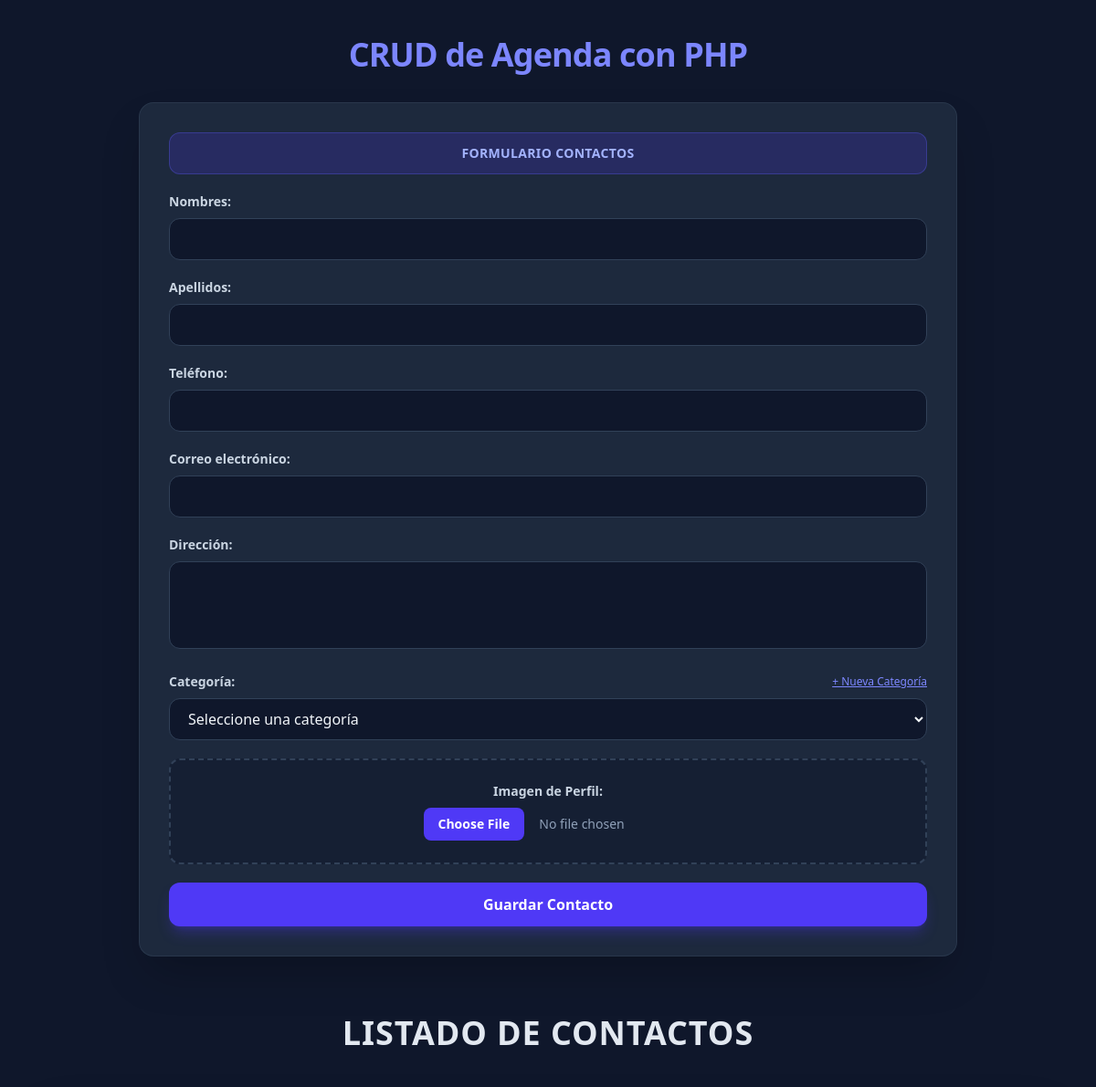
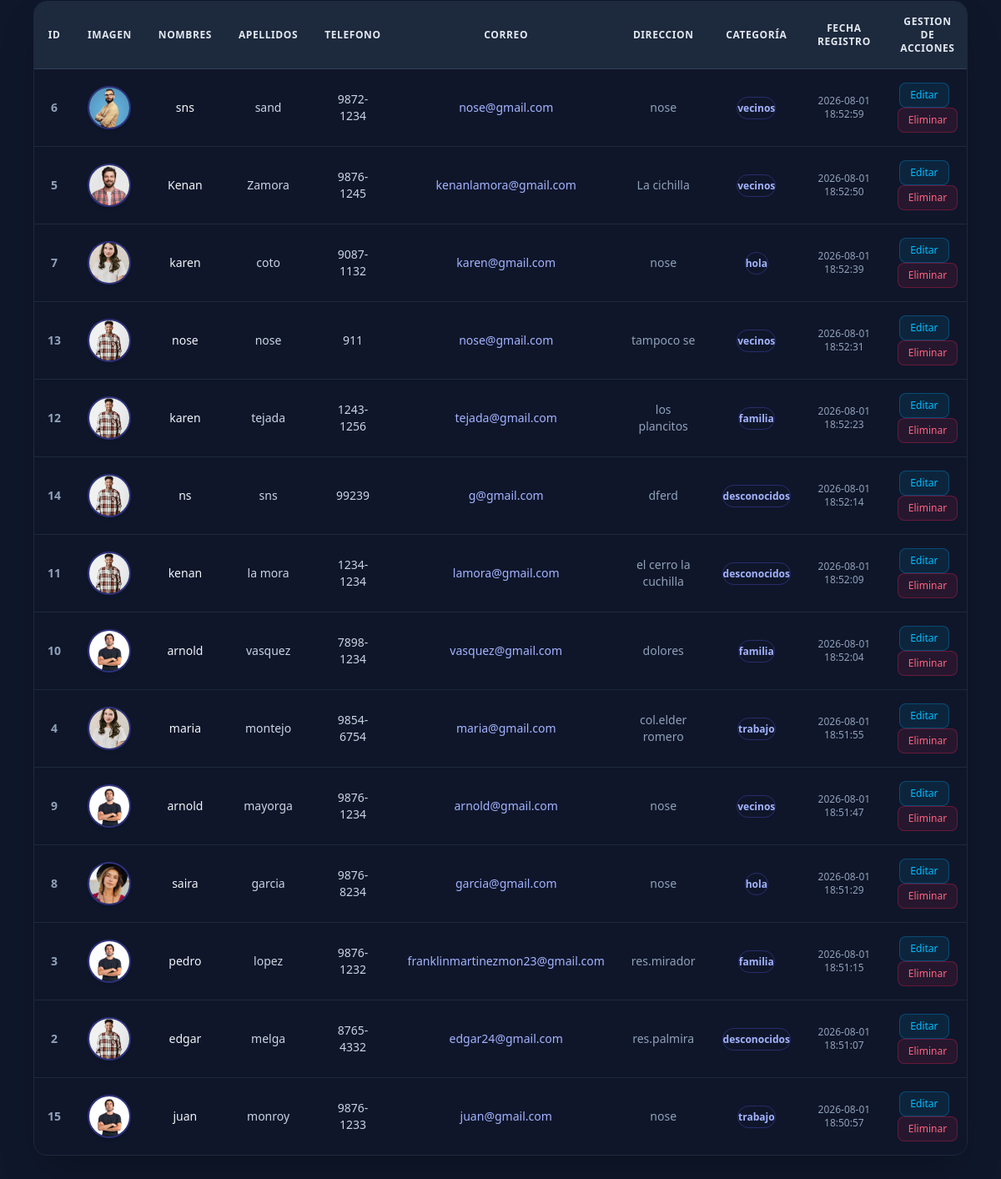
The page / on the database its author committed (2 pictures, top to bottom).
### tables this page shows
CREATE TABLE `contactos` (
  `id` int(11) NOT NULL,
  `nombres` varchar(100) NOT NULL,
  `apellidos` varchar(100) NOT NULL,
  `telefono` varchar(20) NOT NULL,
  `correo` varchar(150) NOT NULL,
  `direccion` varchar(200) NOT NULL,
  `fecha_registro` timestamp NOT NULL DEFAULT current_timestamp() ON UPDATE current_timestamp(),
  `imagen` varchar(255) DEFAULT NULL,
  `nombre_categoria` varchar(50) NOT NULL
);

### app/controllers/listar.php (called while the page is built)
<?php
require_once "../bd/conexion.php";
try {
    $sql = "SELECT * FROM contactos ORDER BY fecha_registro DESC";
    $stmt = $conexion->prepare($sql);
    $stmt->execute();
    $contactos = $stmt->fetchAll(PDO::FETCH_ASSOC);
} catch(PDOException $e) {
    die("Error al listar Contactos: " . $e->getMessage());
}
?>

### public/index.php (the view, shortened to what this page needs)
<!DOCTYPE html>
<html lang="en">
<head>
    <link rel="stylesheet" href="../src/output.css">
</head>
<body class="bg-slate-900 min-h-screen p-6 md:p-10 flex flex-col text-slate-100 font-sans">
    <div class="max-w-4xl w-full mx-auto mb-8 text-center sm:text-left">
        <h1 class="text-3xl md:text-4xl font-extrabold tracking-tight text-indigo-400">CRUD de Agenda con PHP</h1>
    </div>
    <div class="bg-slate-800 border border-slate-700/60 max-w-4xl w-full mx-auto p-6 md:p-8 rounded-2xl shadow-2xl flex flex-col text-slate-200 mb-12">
        <form action="../app/controllers/guardar.php" method="post" class="w-full space-y-5 flex flex-col" enctype="multipart/form-data">
            <p class="bg-indigo-600/20 border border-indigo-500/30 text-indigo-300 rounded-xl p-3 uppercase font-bold text-center tracking-wide text-sm">Formulario Contactos</p>
            <div>
                <label for="nombre" class="block text-sm font-semibold mb-2 text-slate-300">Nombres:</label>
                <input type="text" class="w-full bg-slate-900 border border-slate-700 rounded-xl px-4 py-2.5 text-slate-100 focus:outline-none focus:ring-2 focus:ring-indigo-500 focus:border-indigo-500 transition-all" name="nombre" id="nombre" required>
            </div>
            <div>
                <label for="apellido" class="block text-sm font-semibold mb-2 text-slate-300">Apellidos:</label>
                <input type="text" class="w-full bg-slate-900 border border-slate-700 rounded-xl px-4 py-2.5 text-slate-100 focus:outline-none focus:ring-2 focus:ring-indigo-500 focus:border-indigo-500 transition-all" name="apellido" id="apellido" required>
            </div>
            <div>
                <label for="telefono" class="block text-sm font-semibold mb-2 text-slate-300">Teléfono:</label>
                <input type="text" class="w-full bg-slate-900 border border-slate-700 rounded-xl px-4 py-2.5 text-slate-100 focus:outline-none focus:ring-2 focus:ring-indigo-500 focus:border-indigo-500 transition-all" name="telefono" id="telefono" required>
            </div>
            <div>
                <label for="email" class="block text-sm font-semibold mb-2 text-slate-300">Correo electrónico:</label>
                <input type="email" class="w-full bg-slate-900 border border-slate-700 rounded-xl px-4 py-2.5 text-slate-100 focus:outline-none focus:ring-2 focus:ring-indigo-500 focus:border-indigo-500 transition-all" name="correo" id="email" required>
            </div>
            <div>
                <label for="direccion" class="block text-sm font-semibold mb-2 text-slate-300">Dirección:</label>
                <textarea class="w-full bg-slate-900 border border-slate-700 rounded-xl px-4 py-2.5 text-slate-100 focus:outline-none focus:ring-2 focus:ring-indigo-500 focus:border-indigo-500 transition-all resize-none h-24" name="direccion" id="direccion" required></textarea>
            </div>
            <div>
                <div class="flex justify-between items-center mb-2">
                    <label for="categoria" class="block text-sm font-semibold text-slate-300">Categoría:</label>
                    <a href="../app/view/mostrar_categoria.php" class="text-xs text-indigo-400 hover:text-indigo-300 underline font-medium transition-colors">
                        + Nueva Categoría
                    </a>
                </div>
                <select name="nombre_categoria" id="categoria" class="w-full bg-slate-900 border border-slate-700 rounded-xl px-4 py-2.5 text-slate-100 focus:outline-none focus:ring-2 focus:ring-indigo-500 focus:border-indigo-500 transition-all cursor-pointer" required>
                    <option value="" disabled selected>Seleccione una categoría</option>
                </select>
            </div>
            <div class="flex flex-col items-center justify-center border-2 border-dashed border-slate-700 hover:border-indigo-500/50 p-6 rounded-xl cursor-pointer bg-slate-900/50 hover:bg-slate-900 transition-all">
                <label for="imagen" class="block w-full text-center text-sm font-semibold mb-2 text-slate-300 cursor-pointer">Imagen de Perfil:</label>
                <input type="file" id="imagen" name="imagen" accept="image/*" class="text-sm text-slate-400 file:mr-4 file:py-2 file:px-4 file:rounded-lg file:border-0 file:text-sm file:font-semibold file:bg-indigo-600 file:text-white hover:file:bg-indigo-500 cursor-pointer" required>
            </div>
            <button type="submit" class="w-full bg-indigo-600 hover:bg-indigo-500 text-white font-bold py-3 px-6 rounded-xl shadow-lg shadow-indigo-600/30 transition-all cursor-pointer">Guardar Contacto</button>
        </form>
    </div>
    <div class="max-w-7xl mx-auto rounded-2xl text-center w-full">
        <h2 class="text-3xl md:text-4xl p-4 font-extrabold text-slate-200 uppercase tracking-wide mb-6">Listado de Contactos</h2>
        <?php require_once "../app/controllers/listar.php"; ?>
        <?php if (empty($contactos)): ?>
            <p class="bg-slate-800 border border-slate-700 p-6 rounded-xl font-medium text-slate-400 max-w-md mx-auto">No Hay Contactos Registrados</p>
        <?php else: ?>
            <div class="overflow-x-auto shadow-2xl rounded-2xl border border-slate-800">
                <table class="w-full text-center border-collapse">
                    <thead class="bg-slate-800 text-slate-200 uppercase text-xs tracking-wider border-b border-slate-700">
                        <tr>
                            <th class="px-4 py-4 font-bold">Id</th>
                            <th class="px-4 py-4 font-bold">Imagen</th>
                            <th class="px-4 py-4 font-bold">Nombres</th>
                            <th class="px-4 py-4 font-bold">Apellidos</th>
                            <th class="px-4 py-4 font-bold">Telefono</th>
                            <th class="px-4 py-4 font-bold">Correo</th>
                            <th class="px-4 py-4 font-bold">Direccion</th>
                            <th class="px-4 py-4 font-bold">Categoría</th>
                            <th class="px-4 py-4 font-bold">Fecha Registro</th>
                            <th class="px-4 py-4 font-bold">Gestion de Acciones</th>
                        </tr>
                    </thead>
                    <tbody class="divide-y divide-slate-800 bg-slate-900/80 text-slate-300 text-sm">
                        <?php foreach ($contactos as $c): ?>
                            <tr class="hover:bg-slate-800/50 transition-colors">
                                <td class="p-4 font-semibold text-slate-400"><?= htmlspecialchars($c['id']); ?></td>
                                <td class="p-4">
                                    <?php if (!empty($c['imagen'])): ?>
                                        <img src="../app/assets/<?= htmlspecialchars($c['imagen']); ?>" class="w-12 h-12 object-cover rounded-full mx-auto ring-2 ring-indigo-500/40 shadow-md">
                                    <?php else: ?>
                                        <span class="text-slate-500 text-xs italic">Sin foto</span>
                                    <?php endif; ?>
                                </td>
                                <td class="p-4 font-medium text-slate-100"><?= htmlspecialchars($c['nombres']); ?></td>
                                <td class="p-4"><?= htmlspecialchars($c['apellidos']); ?></td>
                                <td class="p-4"><?= htmlspecialchars($c['telefono']); ?></td>
                                <td class="p-4 text-indigo-300"><?= htmlspecialchars($c['correo']); ?></td>
                                <td class="p-4 text-slate-400"><?= htmlspecialchars($c['direccion']); ?></td>
                                <td class="p-4">
                                    <span class="bg-indigo-500/10 border border-indigo-500/30 text-indigo-300 px-2.5 py-1 rounded-full text-xs font-semibold">
                                        <?= htmlspecialchars($c['nombre_categoria'] ?? 'Sin categoría'); ?>
                                    </span>
                                </td>
                                <td class="p-4 text-slate-400 text-xs"><?= htmlspecialchars($c['fecha_registro']); ?></td>
                                <td class="p-4 space-x-2">
                                    <a href="../app/view/editar.php?id=<?= $c['id'] ?>" class="inline-block bg-sky-500/10 border border-sky-500/30 text-sky-400 hover:bg-sky-500 hover:text-white px-3 py-1.5 rounded-lg font-medium transition-all text-xs">Editar</a>
                                    <a href="../app/controllers/eliminar.php?id=<?= $c['id'] ?>" class="inline-block bg-rose-500/10 border border-rose-500/30 text-rose-400 hover:bg-rose-500 hover:text-white px-3 py-1.5 rounded-lg font-medium transition-all text-xs" onclick="return confirm('¿Está seguro de eliminar este contacto?')">Eliminar</a>
                                </td>
                            </tr>
                        <?php endforeach; ?>
                    </tbody>
                </table>
            </div>
        <?php endif; ?>
    </div>
</body>
</html>

### rows shown on the page
contactos: id "6", imagen (picture), nombres "sns", apellidos "sand", telefono "9872-1234", correo "nose@gmail.com", direccion "nose", nombre_categoria "vecinos", fecha_registro "2026-08-01 18:52:59"
contactos: id "5", imagen (picture), nombres "Kenan", apellidos "Zamora", telefono "9876-1245", correo "kenanlamora@gmail.com", direccion "La cichilla", nombre_categoria "vecinos", fecha_registro "2026-08-01 18:52:50"
contactos: id "7", imagen (picture), nombres "karen", apellidos "coto", telefono "9087-1132", correo "karen@gmail.com", direccion "nose", nombre_categoria "hola", fecha_registro "2026-08-01 18:52:39"
contactos: id "13", imagen (picture), nombres "nose", apellidos "nose", telefono "911", correo "nose@gmail.com", direccion "tampoco se", nombre_categoria "vecinos", fecha_registro "2026-08-01 18:52:31"
contactos: id "12", imagen (picture), nombres "karen", apellidos "tejada", telefono "1243-1256", correo "tejada@gmail.com", direccion "los plancitos", nombre_categoria "familia", fecha_registro "2026-08-01 18:52:23"
contactos: id "14", imagen (picture), nombres "ns", apellidos "sns", telefono "99239", correo "g@gmail.com", direccion "dferd", nombre_categoria "desconocidos", fecha_registro "2026-08-01 18:52:14"
contactos: id "11", imagen (picture), nombres "kenan", apellidos "la mora", telefono "1234-1234", correo "lamora@gmail.com", direccion "el cerro la cuchilla", nombre_categoria "desconocidos", fecha_registro "2026-08-01 18:52:09"
contactos: id "10", imagen (picture), nombres "arnold", apellidos "vasquez", telefono "7898-1234", correo "vasquez@gmail.com", direccion "dolores", nombre_categoria "familia", fecha_registro "2026-08-01 18:52:04"
contactos: id "4", imagen (picture), nombres "maria", apellidos "montejo", telefono "9854-6754", correo "maria@gmail.com", direccion "col.elder romero", nombre_categoria "trabajo", fecha_registro "2026-08-01 18:51:55"
contactos: id "9", imagen (picture), nombres "arnold", apellidos "mayorga", telefono "9876-1234", correo "arnold@gmail.com", direccion "nose", nombre_categoria "vecinos", fecha_registro "2026-08-01 18:51:47"
contactos: id "8", imagen (picture), nombres "saira", apellidos "garcia", telefono "9876-8234", correo "garcia@gmail.com", direccion "nose", nombre_categoria "hola", fecha_registro "2026-08-01 18:51:29"
contactos: id "3", imagen (picture), nombres "pedro", apellidos "lopez", telefono "9876-1232", correo "franklinmartinezmon23@gmail.com", direccion "res.mirador", nombre_categoria "familia", fecha_registro "2026-08-01 18:51:15"
contactos: id "2", imagen (picture), nombres "edgar", apellidos "melga", telefono "8765-4332", correo "edgar24@gmail.com", direccion "res.palmira", nombre_categoria "desconocidos", fecha_registro "2026-08-01 18:51:07"
contactos: id "15", imagen (picture), nombres "juan", apellidos "monroy", telefono "9876-1233", correo "juan@gmail.com", direccion "nose", nombre_categoria "trabajo", fecha_registro "2026-08-01 18:50:57"
